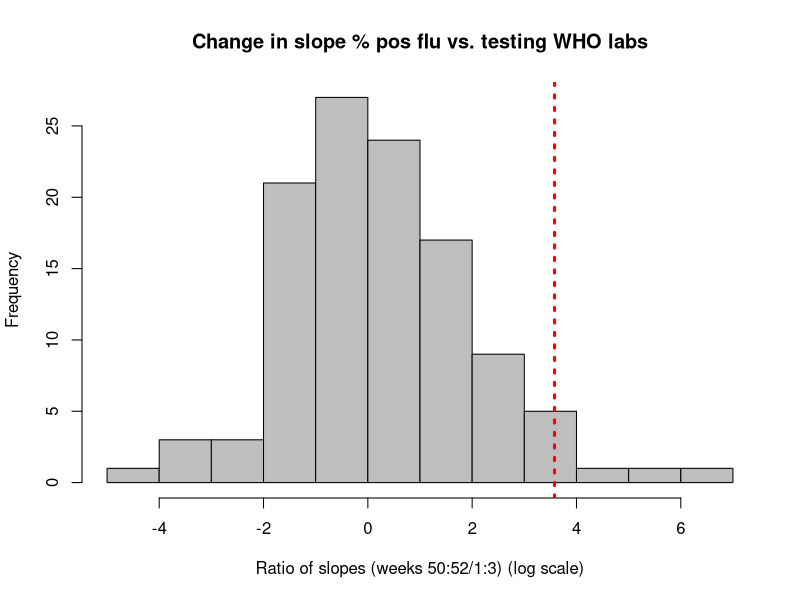

Write R code to recreate this figure.
#SV Scarpino
#Flu lab tests and percent positive
#Sept 2019

###########
#libraries#
###########
library(ggplot2)

###########
#acc funcs#
###########


###############
#Global Params#
###############
save_results <- FALSE
make_plots <- FALSE
time_stamp <- as.numeric(Sys.time())

######
#data#
######
lab_new <- read.csv("Data/WHO_NREVSS_Clinical_Labs.csv", skip = 1, stringsAsFactors = FALSE)

##########
#Analysis#
##########
states <- unique(lab_new$REGION)
years <- 2016:2019
week1 <- 50:52
week2 <- 1:3
slope1 <- matrix(NA, ncol = length(states), nrow = length(years))
colnames(slope1) <- states
row.names(slope1) <- years
slope1 <- as.data.frame(slope1)
slope2 <- slope1
ratio <- slope1
for(i in 1:length(states)){
  for(j in 1:length(years)){
    #slope for weeks 50:52
    use.i.j.1 <- which(lab_new$REGION == states[i] & lab_new$YEAR == years[j] & lab_new$WEEK %in% week1)
    if(length(use.i.j.1) != 3){
      stop()
    }
    ord.i.j.1 <- order(lab_new$WEEK[use.i.j.1])
    use.i.j.1.ord <- use.i.j.1[ord.i.j.1]
    slope1.i.j <- try(lm(as.numeric(lab_new$PERCENT.POSITIVE[use.i.j.1.ord]) ~ as.numeric(lab_new$TOTAL.SPECIMENS[use.i.j.1.ord])), silent = TRUE)
    if(is(slope1.i.j)[1] == "try-error"){
      slope1[j,i] <- NA
    }else{
      slope1[j,i] <- slope1.i.j$coefficients[2]
    }
    
    #slope for weeks 1:3
    use.i.j.2 <- which(lab_new$REGION == states[i] & lab_new$YEAR == (years[j]+1) & lab_new$WEEK %in% week2)
    if(length(use.i.j.2) != 3){
      stop()
    }
    ord.i.j.2 <- order(lab_new$WEEK[use.i.j.2])
    use.i.j.2.ord <- use.i.j.2[ord.i.j.2]
    slope2.i.j <- try(lm(as.numeric(lab_new$PERCENT.POSITIVE[use.i.j.2.ord]) ~ as.numeric(lab_new$TOTAL.SPECIMENS[use.i.j.2.ord])), silent = TRUE)
    
    if(is(slope2.i.j)[1] == "try-error"){
      slope2[j,i] <- NA
    }else{
      slope2[j,i] <- slope2.i.j$coefficients[2]
    }
  }
}

for(i in 1:nrow(ratio)){
  ratio[i,] <- as.numeric(slope1[i,])/as.numeric(slope2[i,])
}

wash <- which(colnames(ratio) == "Washington")
length(which(as.matrix(ratio) >= ratio["2019", wash]))/length(which(is.na(as.matrix(ratio)) == FALSE))
rowMeans(ratio, na.rm = TRUE)

hist(log(as.matrix(ratio)), col = "gray", main = "Change in slope % pos flu vs. testing WHO labs", xlab = "Ratio of slopes (weeks 50:52/1:3) (log scale)")
abline(v = ratio["2019", wash], col = "red", lwd = 3, lty = 3)
